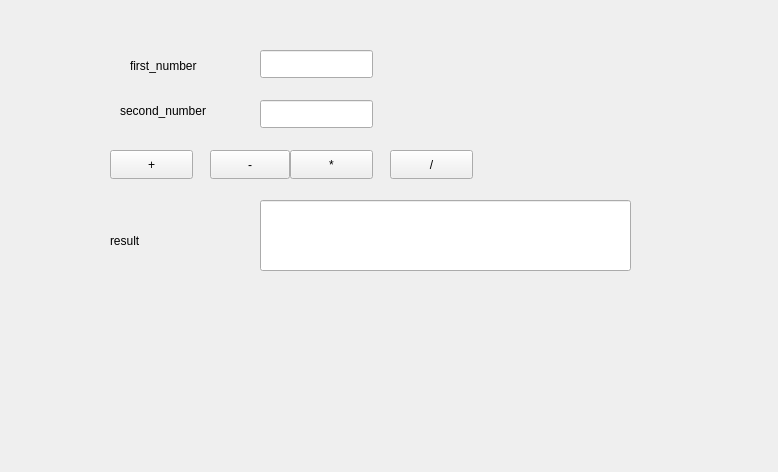
<?xml version="1.0" encoding="UTF-8"?>
<ui version="4.0">
 <class>MainWindow</class>
 <widget class="QMainWindow" name="MainWindow">
  <property name="geometry">
   <rect>
    <x>0</x>
    <y>0</y>
    <width>778</width>
    <height>472</height>
   </rect>
  </property>
  <property name="windowTitle">
   <string>MainWindow</string>
  </property>
  <widget class="QWidget" name="centralwidget">
   <widget class="QLabel" name="label">
    <property name="geometry">
     <rect>
      <x>130</x>
      <y>50</y>
      <width>101</width>
      <height>31</height>
     </rect>
    </property>
    <property name="text">
     <string>first_number</string>
    </property>
   </widget>
   <widget class="QLabel" name="label_2">
    <property name="geometry">
     <rect>
      <x>120</x>
      <y>100</y>
      <width>111</width>
      <height>21</height>
     </rect>
    </property>
    <property name="text">
     <string>second_number</string>
    </property>
   </widget>
   <widget class="QPushButton" name="btnAdd">
    <property name="geometry">
     <rect>
      <x>110</x>
      <y>150</y>
      <width>83</width>
      <height>29</height>
     </rect>
    </property>
    <property name="text">
     <string>+</string>
    </property>
   </widget>
   <widget class="QPushButton" name="btnSubtract">
    <property name="geometry">
     <rect>
      <x>210</x>
      <y>150</y>
      <width>80</width>
      <height>29</height>
     </rect>
    </property>
    <property name="text">
     <string>-</string>
    </property>
   </widget>
   <widget class="QPushButton" name="btnMultiply">
    <property name="geometry">
     <rect>
      <x>290</x>
      <y>150</y>
      <width>83</width>
      <height>29</height>
     </rect>
    </property>
    <property name="text">
     <string>*</string>
    </property>
   </widget>
   <widget class="QPushButton" name="btnDivide">
    <property name="geometry">
     <rect>
      <x>390</x>
      <y>150</y>
      <width>83</width>
      <height>29</height>
     </rect>
    </property>
    <property name="text">
     <string>/</string>
    </property>
   </widget>
   <widget class="QLineEdit" name="f_number">
    <property name="geometry">
     <rect>
      <x>260</x>
      <y>50</y>
      <width>113</width>
      <height>28</height>
     </rect>
    </property>
   </widget>
   <widget class="QLineEdit" name="s_number">
    <property name="geometry">
     <rect>
      <x>260</x>
      <y>100</y>
      <width>113</width>
      <height>28</height>
     </rect>
    </property>
   </widget>
   <widget class="QLineEdit" name="final_number">
    <property name="geometry">
     <rect>
      <x>260</x>
      <y>200</y>
      <width>371</width>
      <height>71</height>
     </rect>
    </property>
    <property name="readOnly">
     <bool>true</bool>
    </property>
   </widget>
   <widget class="QLabel" name="label_3">
    <property name="geometry">
     <rect>
      <x>110</x>
      <y>210</y>
      <width>131</width>
      <height>61</height>
     </rect>
    </property>
    <property name="text">
     <string>result</string>
    </property>
   </widget>
  </widget>
 </widget>
 <resources/>
 <connections/>
</ui>
